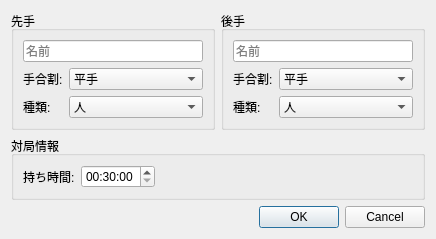
<?xml version="1.0" encoding="UTF-8"?>
<ui version="4.0">
 <class>GameStartDialog</class>
 <widget class="QDialog" name="GameStartDialog">
  <property name="geometry">
   <rect>
    <x>0</x>
    <y>0</y>
    <width>436</width>
    <height>209</height>
   </rect>
  </property>
  <property name="windowTitle">
   <string>対局情報</string>
  </property>
  <layout class="QGridLayout" name="gridLayout">
   <item row="0" column="0">
    <widget class="QGroupBox" name="groupBox">
     <property name="title">
      <string>先手</string>
     </property>
     <layout class="QFormLayout" name="formLayout">
      <item row="1" column="0">
       <widget class="QLabel" name="label_2">
        <property name="text">
         <string>手合割:</string>
        </property>
       </widget>
      </item>
      <item row="1" column="1">
       <widget class="QComboBox" name="comboBox">
        <item>
         <property name="text">
          <string>平手</string>
         </property>
        </item>
        <item>
         <property name="text">
          <string>香落ち</string>
         </property>
        </item>
        <item>
         <property name="text">
          <string>角落ち</string>
         </property>
        </item>
        <item>
         <property name="text">
          <string>飛車落ち</string>
         </property>
        </item>
        <item>
         <property name="text">
          <string>飛香落ち</string>
         </property>
        </item>
        <item>
         <property name="text">
          <string>二枚落ち</string>
         </property>
        </item>
        <item>
         <property name="text">
          <string>四枚落ち</string>
         </property>
        </item>
        <item>
         <property name="text">
          <string>六枚落ち</string>
         </property>
        </item>
       </widget>
      </item>
      <item row="0" column="0" colspan="2">
       <widget class="QLineEdit" name="sentePlayerName">
        <property name="text">
         <string/>
        </property>
        <property name="placeholderText">
         <string>名前</string>
        </property>
       </widget>
      </item>
      <item row="2" column="0">
       <widget class="QLabel" name="label_3">
        <property name="text">
         <string>種類:</string>
        </property>
       </widget>
      </item>
      <item row="2" column="1">
       <widget class="QComboBox" name="senteHumanType">
        <item>
         <property name="text">
          <string>人</string>
         </property>
        </item>
        <item>
         <property name="text">
          <string>CPU</string>
         </property>
        </item>
        <item>
         <property name="text">
          <string>TCP</string>
         </property>
        </item>
       </widget>
      </item>
     </layout>
    </widget>
   </item>
   <item row="0" column="1">
    <widget class="QGroupBox" name="groupBox_2">
     <property name="title">
      <string>後手</string>
     </property>
     <layout class="QFormLayout" name="formLayout_2">
      <item row="1" column="0">
       <widget class="QLabel" name="label_4">
        <property name="text">
         <string>手合割:</string>
        </property>
       </widget>
      </item>
      <item row="1" column="1">
       <widget class="QComboBox" name="comboBox_2">
        <item>
         <property name="text">
          <string>平手</string>
         </property>
        </item>
        <item>
         <property name="text">
          <string>香落ち</string>
         </property>
        </item>
        <item>
         <property name="text">
          <string>角落ち</string>
         </property>
        </item>
        <item>
         <property name="text">
          <string>飛車落ち</string>
         </property>
        </item>
        <item>
         <property name="text">
          <string>飛香落ち</string>
         </property>
        </item>
        <item>
         <property name="text">
          <string>二枚落ち</string>
         </property>
        </item>
        <item>
         <property name="text">
          <string>四枚落ち</string>
         </property>
        </item>
        <item>
         <property name="text">
          <string>六枚落ち</string>
         </property>
        </item>
       </widget>
      </item>
      <item row="0" column="0" colspan="2">
       <widget class="QLineEdit" name="gotePlayerName">
        <property name="text">
         <string/>
        </property>
        <property name="placeholderText">
         <string>名前</string>
        </property>
       </widget>
      </item>
      <item row="2" column="1">
       <widget class="QComboBox" name="goteHumanType">
        <item>
         <property name="text">
          <string>人</string>
         </property>
        </item>
        <item>
         <property name="text">
          <string>CPU</string>
         </property>
        </item>
        <item>
         <property name="text">
          <string>TCP</string>
         </property>
        </item>
       </widget>
      </item>
      <item row="2" column="0">
       <widget class="QLabel" name="label_8">
        <property name="text">
         <string>種類:</string>
        </property>
       </widget>
      </item>
     </layout>
    </widget>
   </item>
   <item row="1" column="0" colspan="2">
    <widget class="QGroupBox" name="groupBox_3">
     <property name="title">
      <string>対局情報</string>
     </property>
     <layout class="QFormLayout" name="formLayout_3">
      <property name="fieldGrowthPolicy">
       <enum>QFormLayout::AllNonFixedFieldsGrow</enum>
      </property>
      <item row="0" column="0">
       <widget class="QLabel" name="label_5">
        <property name="text">
         <string>持ち時間:</string>
        </property>
       </widget>
      </item>
      <item row="0" column="1">
       <widget class="QTimeEdit" name="limitTime">
        <property name="sizePolicy">
         <sizepolicy hsizetype="Maximum" vsizetype="Fixed">
          <horstretch>0</horstretch>
          <verstretch>0</verstretch>
         </sizepolicy>
        </property>
        <property name="time">
         <time>
          <hour>0</hour>
          <minute>30</minute>
          <second>0</second>
         </time>
        </property>
       </widget>
      </item>
     </layout>
    </widget>
   </item>
   <item row="2" column="0" colspan="2">
    <widget class="QDialogButtonBox" name="buttonBox">
     <property name="standardButtons">
      <set>QDialogButtonBox::Cancel|QDialogButtonBox::Ok</set>
     </property>
    </widget>
   </item>
  </layout>
 </widget>
 <resources/>
 <connections>
  <connection>
   <sender>buttonBox</sender>
   <signal>accepted()</signal>
   <receiver>GameStartDialog</receiver>
   <slot>accept()</slot>
   <hints>
    <hint type="sourcelabel">
     <x>217</x>
     <y>162</y>
    </hint>
    <hint type="destinationlabel">
     <x>217</x>
     <y>91</y>
    </hint>
   </hints>
  </connection>
  <connection>
   <sender>buttonBox</sender>
   <signal>rejected()</signal>
   <receiver>GameStartDialog</receiver>
   <slot>reject()</slot>
   <hints>
    <hint type="sourcelabel">
     <x>217</x>
     <y>162</y>
    </hint>
    <hint type="destinationlabel">
     <x>217</x>
     <y>91</y>
    </hint>
   </hints>
  </connection>
 </connections>
</ui>
